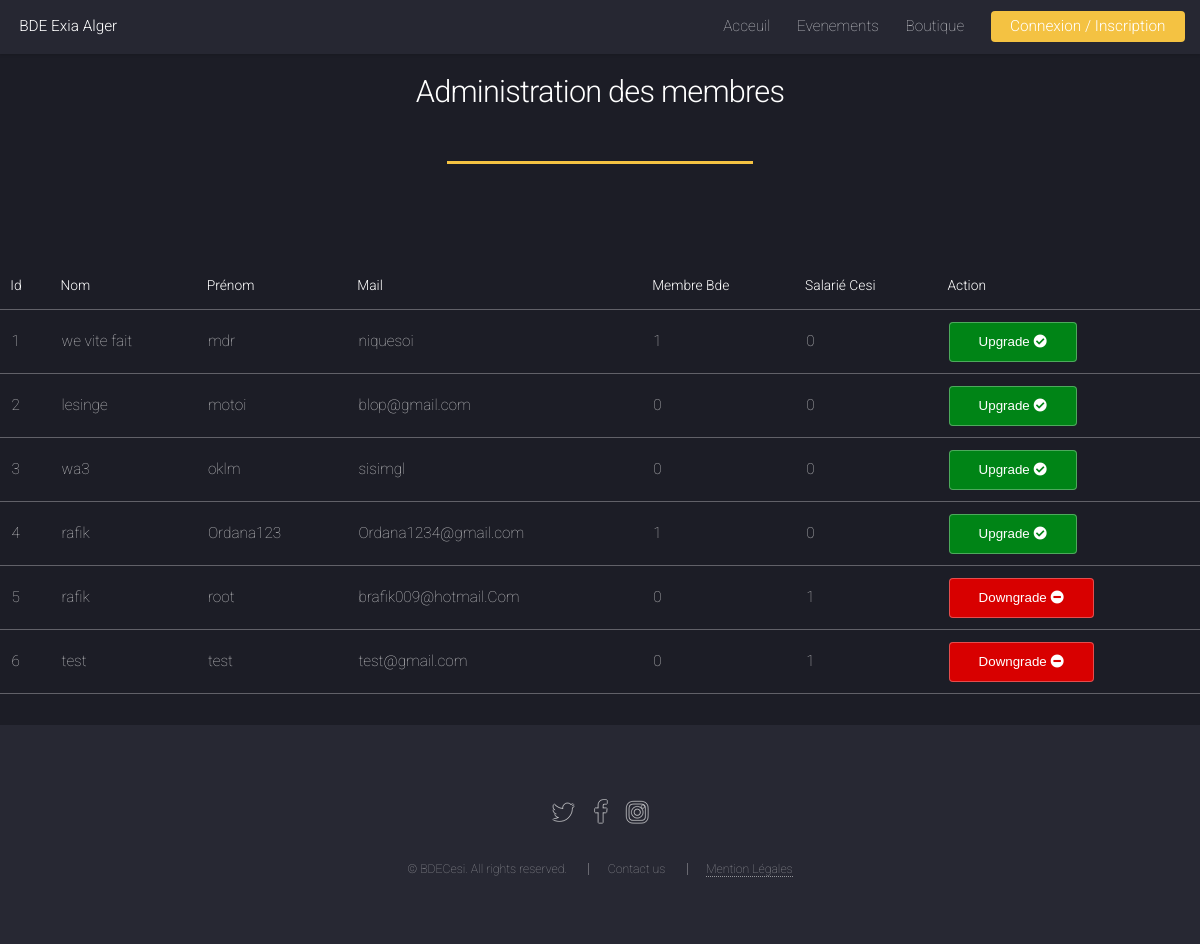
Page /members.php on the earlier database version.
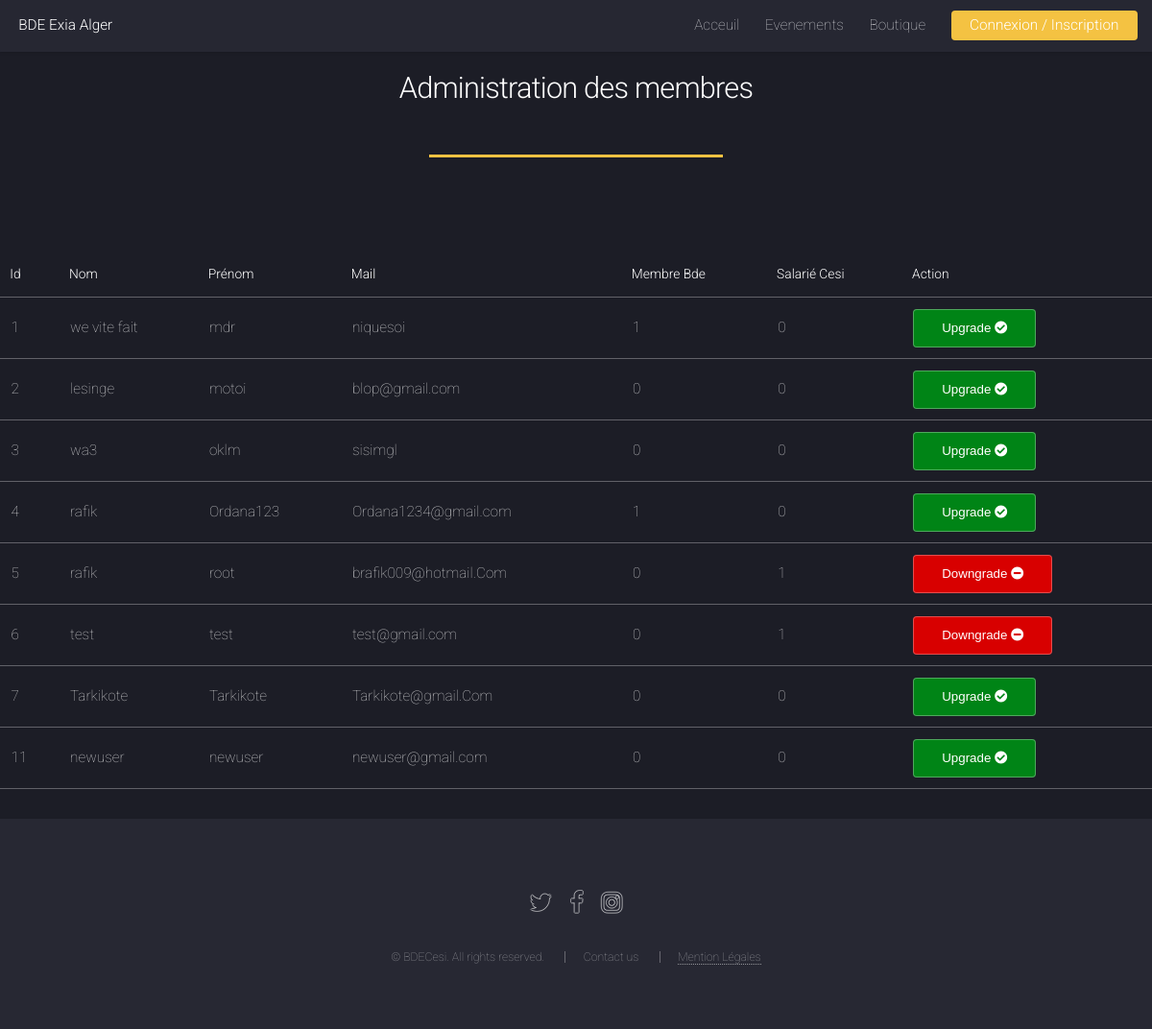
Same page on the later database version.
### tables this page shows
CREATE TABLE IF NOT EXISTS `users` (
  `id` int(11) NOT NULL AUTO_INCREMENT,
  `name` varchar(25) NOT NULL,
  `first_name` varchar(25) NOT NULL,
  `hash` varchar(25) NOT NULL,
  `mail` varchar(25) NOT NULL,
  `bde` tinyint(1) NOT NULL DEFAULT '0',
  `pro` tinyint(1) NOT NULL DEFAULT '0',
  `connected` tinyint(1) NOT NULL,
  `session_id` varchar(25) DEFAULT NULL,
  `id_basket` int(11) DEFAULT NULL,
  `id_products` int(11) DEFAULT NULL,
  `profile_pic` varchar(1000) DEFAULT 'https://upload.wikimedia.org/wikipedia/commons/thumb/9/9b/Antu_im-invisible-user.svg/2000px-Antu_im-invisible-user.svg.png',
  `localisation` varchar(50) NOT NULL,
  PRIMARY KEY (`id`),
  KEY `FK_users_id_basket` (`id_basket`),
  KEY `FK_users_id_products` (`id_products`)
);

### members.php (the view, shortened to what this page needs)
<!DOCTYPE html>
<?php require 'db_connexion/pdo.php' ?>
<html>
	<head>
		<link rel="stylesheet" href="assets/css/main.css" />
		 <link rel="stylesheet" href="https://use.fontawesome.com/releases/v5.6.3/css/all.css">
	</head>
<body>
<section>
		<?php include("includes/header.php"); ?>
<?php
		$data = $bdd->query("SELECT id,name,first_name,mail,bde,pro FROM users");
	?>
				<section id="four" class="wrapper style1 special fade-up">
					<div class="container">
						<header class="major">
							<h2>Administration des membres</h2>
						</header>
					</div>
                </section>
                <table class="table table-dark">
                <thead>
                    <tr>
                    <th scope="col">Id</th>
                    <th scope="col">Nom</th>
                    <th scope="col">Prénom</th>
					<th scope="col">Mail</th>
					<th scope="col">Membre Bde</th>
					<th scope="col">Salarié Cesi</th>
					<th scope="col">Action</th>
                    </tr>
                </thead>
                <tbody>
					<?php
						foreach($data as $value) {
						?>
						<form action="actions/action_users_administration.php" method="post">
							<?php
								echo '<tr>
								<td scope="row">'. $value['id'].'</td>
								<td>'.$value['name'].'</td>
								<td>'.$value['first_name'].' </td>
								<td>'.$value['mail'].' </td>
								<td>'.$value['bde'].' </td>
								<td>'.$value['pro'].' </td>';
								if($value['pro'] == 0 )
								{
									echo '<td><button type="submit"  name="sub_button" value="'.$value['id'].'" class="button" style="background-color: #008416;" > Upgrade <i class="fa fa-check-circle"></i> </button></td>
									</tr>';
								}else
								{
									echo '<td><button type="submit" name="sub_button" value="'.$value['id'].'" class="button" style="background-color: #d80000;" > Downgrade <i class="fa fa-minus-circle"></i> </button></td>
									</tr>';
								}
							?>
						</form>
					<?php } ?>
                </tbody>
                </table>
</section>
				<?php include("includes/footer.php"); ?>
</body>

### includes/header.php (shortened to what this page needs)
<header id="header">
					<h1 id="logo"><a href="index.php">BDE Exia Alger</a></h1>
					<nav id="nav">
						<ul>
							<li><a href="index.php">Acceuil</a></li>
							<li>
								<a href="eventlist.php">Evenements</a>
							</li>
							<li>
								<a href="shop_cat.php">Boutique</a>
								</li>
							<?php
								if(isset($_COOKIE['pseudo']))
								{
									echo '<li><a href="profil.php" class="button special">Bienvenu '.$_COOKIE['pseudo'].'</a>';
									echo "<ul>",
										"<li><a href='profil.php'>Mon Profil</a></li>",
										"<li><a href='logout.php'>Deconnexion</a></li>",
									"</ul>";
									echo '</li>';
								}else
								{
									echo '<li><a href="login.php" class="button special">Connexion / Inscription</a></li>';
								}
							?>
						</ul>
					</nav>
				</header>

### includes/footer.php
<footer id="footer">
					<ul class="icons">
						<li><a href="#" class="icon alt fa-twitter"><span class="label">Twitter</span></a></li>
						<li><a href="#" class="icon alt fa-facebook"><span class="label">Facebook</span></a></li>
						<li><a href="#" class="icon alt fa-instagram"><span class="label">Instagram</span></a></li>
					</ul>
					<ul class="copyright">
						<li>&copy; BDECesi. All rights reserved.</li>
						<li>Contact us</li>
						<li><a href="Mention_legale.html">Mention Légales</a></li>
							</ul>
				</footer>

Differences in the rows shown:
added users: id "7", name "Tarkikote", first_name "Tarkikote", mail "Tarkikote@gmail.Com", bde "0", pro "0"
added users: id "11", name "newuser", first_name "newuser", mail "newuser@gmail.com", bde "0", pro "0"
